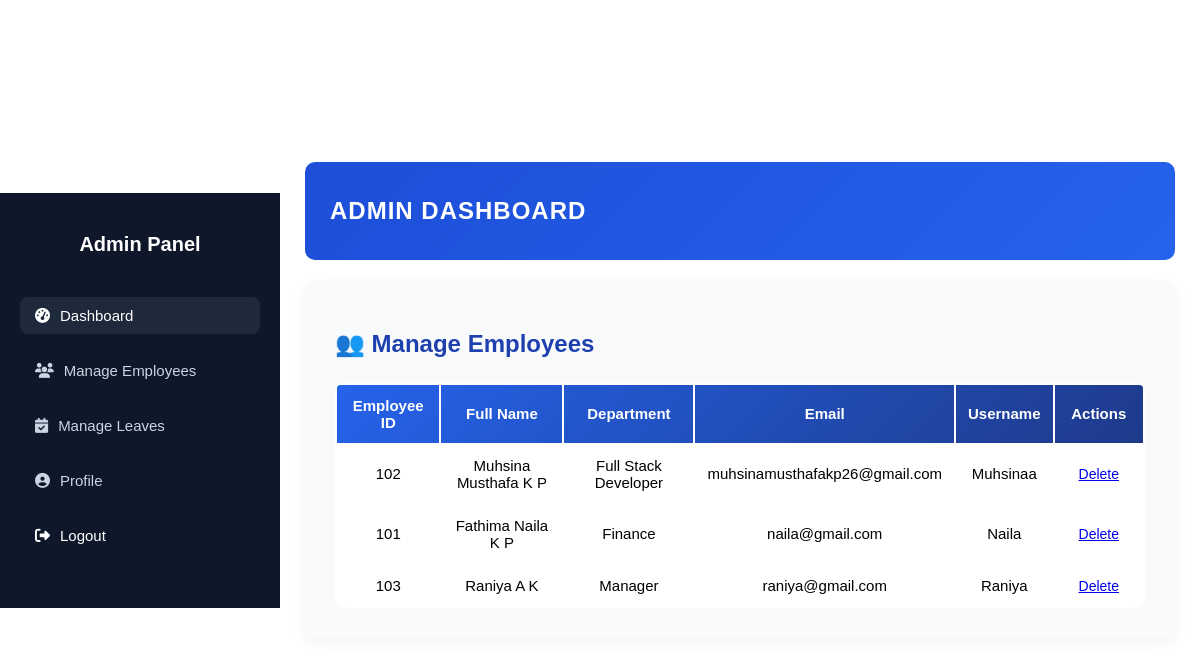
Screenshot of /dashboard/manage_employees/ (signed in) with the database file from the repository.
### elms/models.py (models this page shows)
class Profile(models.Model):
    full_name = models.CharField(max_length=100)
    emp_id = models.CharField(max_length=20, unique=True)
    department = models.CharField(max_length=50)
    user = models.OneToOneField(User, on_delete=models.CASCADE)

### elms/views.py (the view)
# urls.py: path('dashboard/manage_employees/', views.manage_employees, name='manage_employees'),
@login_required
@user_passes_test(is_admin)
def manage_employees(request):
    employees = Profile.objects.all()
    return render(request, 'admin/manage_employees.html', {'employees': employees})

### elms/views.py (called while the page is built)
def is_admin(user):
    return user.is_staff

### elms/templates/admin/manage_employees.html
{% extends 'master.html' %}
{% block content %}
  <div class="sidebar">
    <h3 class="sidebar-title">Admin Panel</h3>
    <ul class="sidebar-menu">
      <li><a href="{% url 'dashboard' %}" class="active"><i class="fas fa-tachometer-alt"></i> Dashboard</a></li>
      <li><a href="{% url 'manage_employees' %}"><i class="fas fa-users"></i> Manage Employees</a></li>
      <li><a href="{% url 'admin_leave_list' %}"><i class="fas fa-calendar-check"></i> Manage Leaves</a></li>
      <li><a href="{% url 'admin_profile' %}"><i class="fas fa-user-circle"></i> Profile</a></li>
      <li><a href="{% url 'logout' %}" class="logout"><i class="fas fa-sign-out-alt"></i> Logout</a></li>
    </ul>
  </div>
  <div class="main-content">
    <div class="topbar">
      <h2>ADMIN DASHBOARD</h2>
    </div>
<div class="container mt-5 manage-emp-container">
  <div class="card shadow-lg border-0 p-4 rounded-4">
    <h2 class="text-center text-primary fw-semibold mb-4">👥 Manage Employees</h2>
    <div class="table-responsive">
      <table class="table table-hover align-middle manage-emp-table">
        <thead>
          <tr>
            <th>Employee ID</th>
            <th>Full Name</th>
            <th>Department</th>
            <th>Email</th>
            <th>Username</th>
            <th>Actions</th>
          </tr>
        </thead>
        <tbody>
          {% for emp in employees %}
          <tr>
            <td>{{ emp.emp_id }}</td>
            <td>{{ emp.full_name }}</td>
            <td>{{ emp.department }}</td>
            <td>{{ emp.user.email }}</td>
            <td>{{ emp.user.username }}</td>
            <td>
              <a
                href="{% url 'delete_employee' emp.id %}"
                class="btn btn-sm btn-outline-danger emp-btn"
                onclick="return confirm('Are you sure you want to delete this employee?');"
              >
                Delete
              </a>
            </td>
          </tr>
          {% empty %}
          <tr>
            <td colspan="6" class="text-center text-muted py-3">
              No employees found.
            </td>
          </tr>
          {% endfor %}
        </tbody>
      </table>
    </div>
  </div>
</div>
{% endblock %}

### elms/static/css/login_register.css (style rules this page uses)
body { font-family: "Poppins", sans-serif; height: 100vh; margin: 0; display: flex; align-items: center; justify-content: center; }

### elms/static/css/admin.css (style rules this page uses)
.sidebar { width: 240px; background-color: #0f172a; color: #fff; display: flex; flex-direction: column; padding: 20px; }
.sidebar-title { font-size: 20px; font-weight: 600; margin-bottom: 25px; text-align: center; }
.sidebar-menu { list-style: none; padding: 0; }
.sidebar-menu li { margin-bottom: 18px; }
.sidebar-menu a { text-decoration: none; color: #cbd5e1; font-size: 15px; display: flex; align-items: center; padding: 10px 15px; border-radius: 8px; transition: 0.3s; }
.sidebar-menu a i { margin-right: 10px; }
.sidebar-menu a:hover, .sidebar-menu a.active { background-color: #1e293b; color: #fff; }
.sidebar-menu .logout { color: #fff; }
.main-content { flex: 1; padding: 25px; overflow-y: auto; }
.topbar { background: linear-gradient(135deg, #1d4ed8, #2563eb); color: #fff; padding: 15px 25px; border-radius: 10px; margin-bottom: 20px; font-weight: 600; letter-spacing: 1px; }
.manage-emp-container { background: #f8fafc; padding: 30px; border-radius: 12px; box-shadow: 0 5px 15px rgba(0, 0, 0, 0.05); font-family: "Poppins", sans-serif; }
.manage-emp-container h2 { color: #1e40af; font-weight: 600; margin-bottom: 25px; }
.manage-emp-table { background: #fff; border-radius: 10px; overflow: hidden; }
.manage-emp-table thead { background: linear-gradient(135deg, #2563eb, #1e3a8a); color: #fff; }
.manage-emp-table th, .manage-emp-table td { vertical-align: middle; text-align: center; font-size: 15px; padding: 12px; }
.emp-btn { border-radius: 6px; padding: 6px 12px; font-size: 14px; transition: transform 0.2s ease, opacity 0.3s ease; }

### rows the page displays
Profile: emp_id "102", full_name "Muhsina Musthafa K P", department "Full Stack Developer", user.email "muhsinamusthafakp26@gmail.com", user.username "Muhsinaa"
Profile: emp_id "101", full_name "Fathima Naila K P", department "Finance", user.email "naila@gmail.com", user.username "Naila"
Profile: emp_id "103", full_name "Raniya A K", department "Manager", user.email "raniya@gmail.com", user.username "Raniya"
